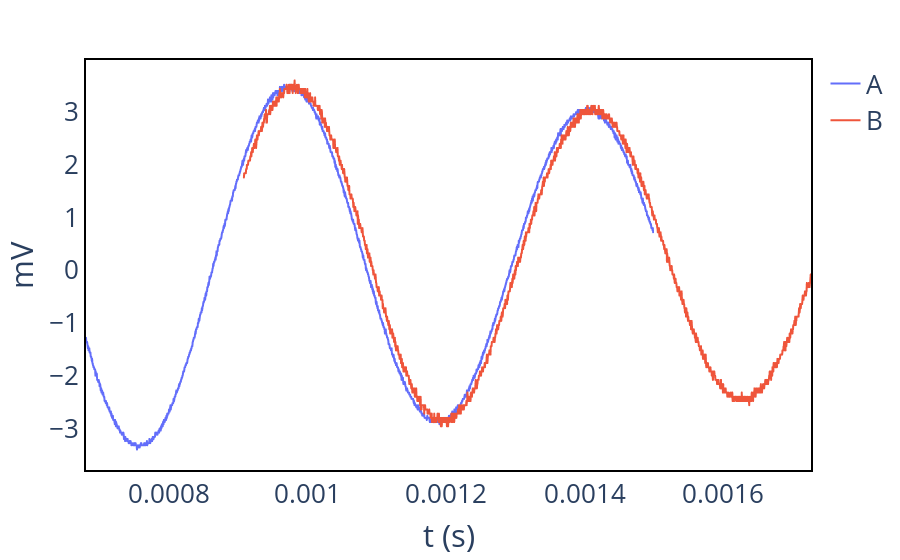

Source (notebook cell):
### Code cell
fig = ex.line(short, 'ts','mV', color = 'AB', labels = {
                     "ts": "t (s)"
                 })
plotly_style(fig)
fig.write_image('../Images/l6_uncoupled_short_window.png')
fig

### Figure 1 — Plotly figure (JSON) as saved in the notebook; plotly's stock layout.template omitted (floating-point values rounded to 4 significant figures; data arrays with more than 128 entries replaced by an {"elided": "..."} marker saying what was removed)
{"data": [{"hovertemplate": "AB=A<br>t (s)=%{x}<br>mV=%{y}<extra></extra>", "legendgroup": "A", "line": {"color": "#636efa", "dash": "solid"}, "mode": "lines", "name": "A", "showlegend": true, "type": "scattergl", "x": {"elided": "2048 float values"}, "xaxis": "x", "y": {"elided": "2048 float values"}, "yaxis": "y"}, {"hovertemplate": "AB=B<br>t (s)=%{x}<br>mV=%{y}<extra></extra>", "legendgroup": "B", "line": {"color": "#EF553B", "dash": "solid"}, "mode": "lines", "name": "B", "showlegend": true, "type": "scattergl", "x": {"elided": "2048 float values"}, "xaxis": "x", "y": {"elided": "2048 float values"}, "yaxis": "y"}], "layout": {"font": {"size": 26}, "legend": {"title": {"text": ""}, "tracegroupgap": 0}, "margin": {"t": 60}, "plot_bgcolor": "rgba(0,0,0,0)", "xaxis": {"anchor": "y", "domain": [0, 1], "linecolor": "black", "linewidth": 2, "mirror": true, "title": {"text": "t (s)"}}, "yaxis": {"anchor": "x", "domain": [0, 1], "linecolor": "black", "linewidth": 2, "mirror": true, "title": {"text": "mV"}}}}
